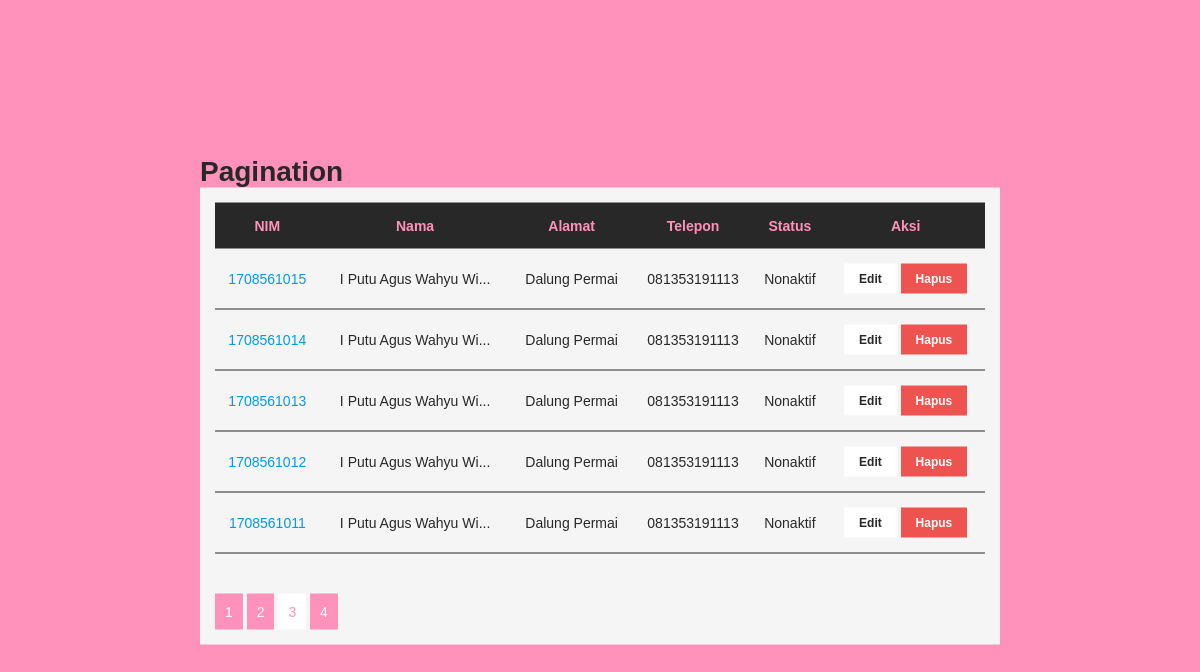
/?page=3, run on the app's committed database.
### tables this page shows
CREATE TABLE `mahasiswa` (
  `nim` int(11) unsigned NOT NULL AUTO_INCREMENT,
  `nama` varchar(255) NOT NULL DEFAULT '',
  `alamat` text NOT NULL,
  `no_telp` varchar(15) NOT NULL DEFAULT '',
  `status` enum('aktif','nonaktif') NOT NULL,
  PRIMARY KEY (`nim`)
);

### includes/get.php (the view, shortened to what this page needs)
<div class="container middle-align">
    <h1>Pagination</h1>
    <div class="box">
        <div class="table-responsive">
            <table class="table">
                <tr>
                    <th>NIM</th>
                    <th>Nama</th>
                    <th>Alamat</th>
                    <th>Telepon</th>
                    <th>Status</th>
                    <th>Aksi</th>
                </tr>
                <?php
                try {
                    $limit = 5;
                    $offset = empty(get('page')) ? 0 : abs((int) get('page')) * $limit;
                    $sql    = "SELECT * FROM mahasiswa";
                    $prep     = $db->prepare($sql);
                    $prep->execute();
                    $max = $prep->rowCount();
                    $jmlPage = ceil($max / $limit);
                    $sql    = "SELECT * FROM mahasiswa ORDER BY nim DESC LIMIT " . $offset . "," . $limit;
                    $prep2 = $db->prepare($sql);
                    $prep2->execute();
                    $data    = $prep2->fetchAll(PDO::FETCH_OBJ);
                } catch (PDOException $e) {
                    die("Error : " . $e->getMessage());
                }
                if ($prep2->rowCount()) {
                    foreach ($data as $item) {
                ?>
                        <tr>
                            <td><a href="index.php?p=show&nim=<?php echo $item->nim ?>"><?php echo e($item->nim) ?></a></td>
                            <td title="<?php echo $item->nama ?>"><?php echo strlen($item->nama) > 20 ? substr($item->nama, 0, 20) . "..." : e($item->nama)   ?></td>
                            <td title="<?php echo $item->alamat ?>"><?php echo strlen($item->alamat) > 20 ? substr($item->alamat, 0, 20) . "..." : e($item->alamat)  ?></td>
                            <td><?php echo e($item->no_telp) ?></td>
                            <td><?php echo e(ucfirst($item->status)) ?></td>
                            <td>
                                <a href="index.php?p=edit&nim=<?php echo $item->nim ?>" class="btn">Edit</a>
                                <form action="index.php?p=destroy" method="post" style="display: inline-block;">
                                    <button type="submit" class="btn btn-danger">Hapus</button>
                                </form>
                            </td>
                        </tr>
                    <?php
                    }
                } else {
                    ?>
                    <tr>
                        <td colspan="7"><strong>tidak ada data</strong></td>
                    </tr>
                <?php
                }
                ?>
            </table>
        </div>
        <ul class="menu">
            <?php
                $currentPage = empty(get('page')) ? 0 : abs((int) get('page'));
                for ($i = 1; $i < $jmlPage; $i++) {
            ?>
                <li><a <?php echo $currentPage === $i ? 'class="active"' : '' ?> href="?page=<?php echo $i ?>"><?php echo $i ?></a></li>
            <?php } ?>
        </ul>
    </div>
</div>

### functions.php (shortened to what this page needs)
<?php
if(!function_exists('e')){
	function e($var){
		echo htmlentities($var);
	}
}
if(!function_exists('get')){
	function get($var){
		return isset($_GET[$var]) ? $_GET[$var] : null;
	}
}

### css/main.css (style rules this page uses)
* { padding: 0px; margin: 0px; box-sizing: border-box; }
body { font-family: "Arial"; font-size: 14px; background-color: #ff92ba; color: #282828; }
.container { margin: 0 auto; width: 800px; position: relative; }
.middle-align { position: absolute; top: 50%; left: 50%; transform: translate(-50%, -50%); }
.box { background-color: #f5f5f5; padding: 15px; }
.table { border-collapse: collapse; width: 100%; }
.table th { color: #ff92ba; background-color: #282828; padding: 15px 0; }
.table td { padding: 15px 5px; border-bottom: 1px solid #282828; text-align: center; }
.btn { display: inline-block; padding: 8px 15px; border: none; background-color: transparent; color: #282828; background-color: #ffffff; text-decoration: none; font-weight: bold; position: relative; font-size: 12px; }
.btn::after { content: " "; position: absolute; width: 100%; left: 0; top: 0; bottom: 0; }
.btn-danger { background-color: #ef5350; color: #ffffff; }
a { color: #039be5; text-decoration: none; }
.menu { list-style: none; margin-top: 40px; }
.menu li { display: inline-block; margin: 0; padding: 0; }
.menu li a { display: inline-block; padding: 10px; background-color: #ff92ba; color: #ffffff; }
.menu li a.active { color: #ff92ba; background-color: #ffffff; }

### data on the page
mahasiswa: nim "1708561015 Dalung Permai 081353191113 Nonaktif", nama "I Putu Agus Wahyu Wi"
mahasiswa: nim "1708561014 Dalung Permai 081353191113 Nonaktif", nama "I Putu Agus Wahyu Wi"
mahasiswa: nim "1708561013 Dalung Permai 081353191113 Nonaktif", nama "I Putu Agus Wahyu Wi"
mahasiswa: nim "1708561012 Dalung Permai 081353191113 Nonaktif", nama "I Putu Agus Wahyu Wi"
mahasiswa: nim "1708561011 Dalung Permai 081353191113 Nonaktif", nama "I Putu Agus Wahyu Wi"
